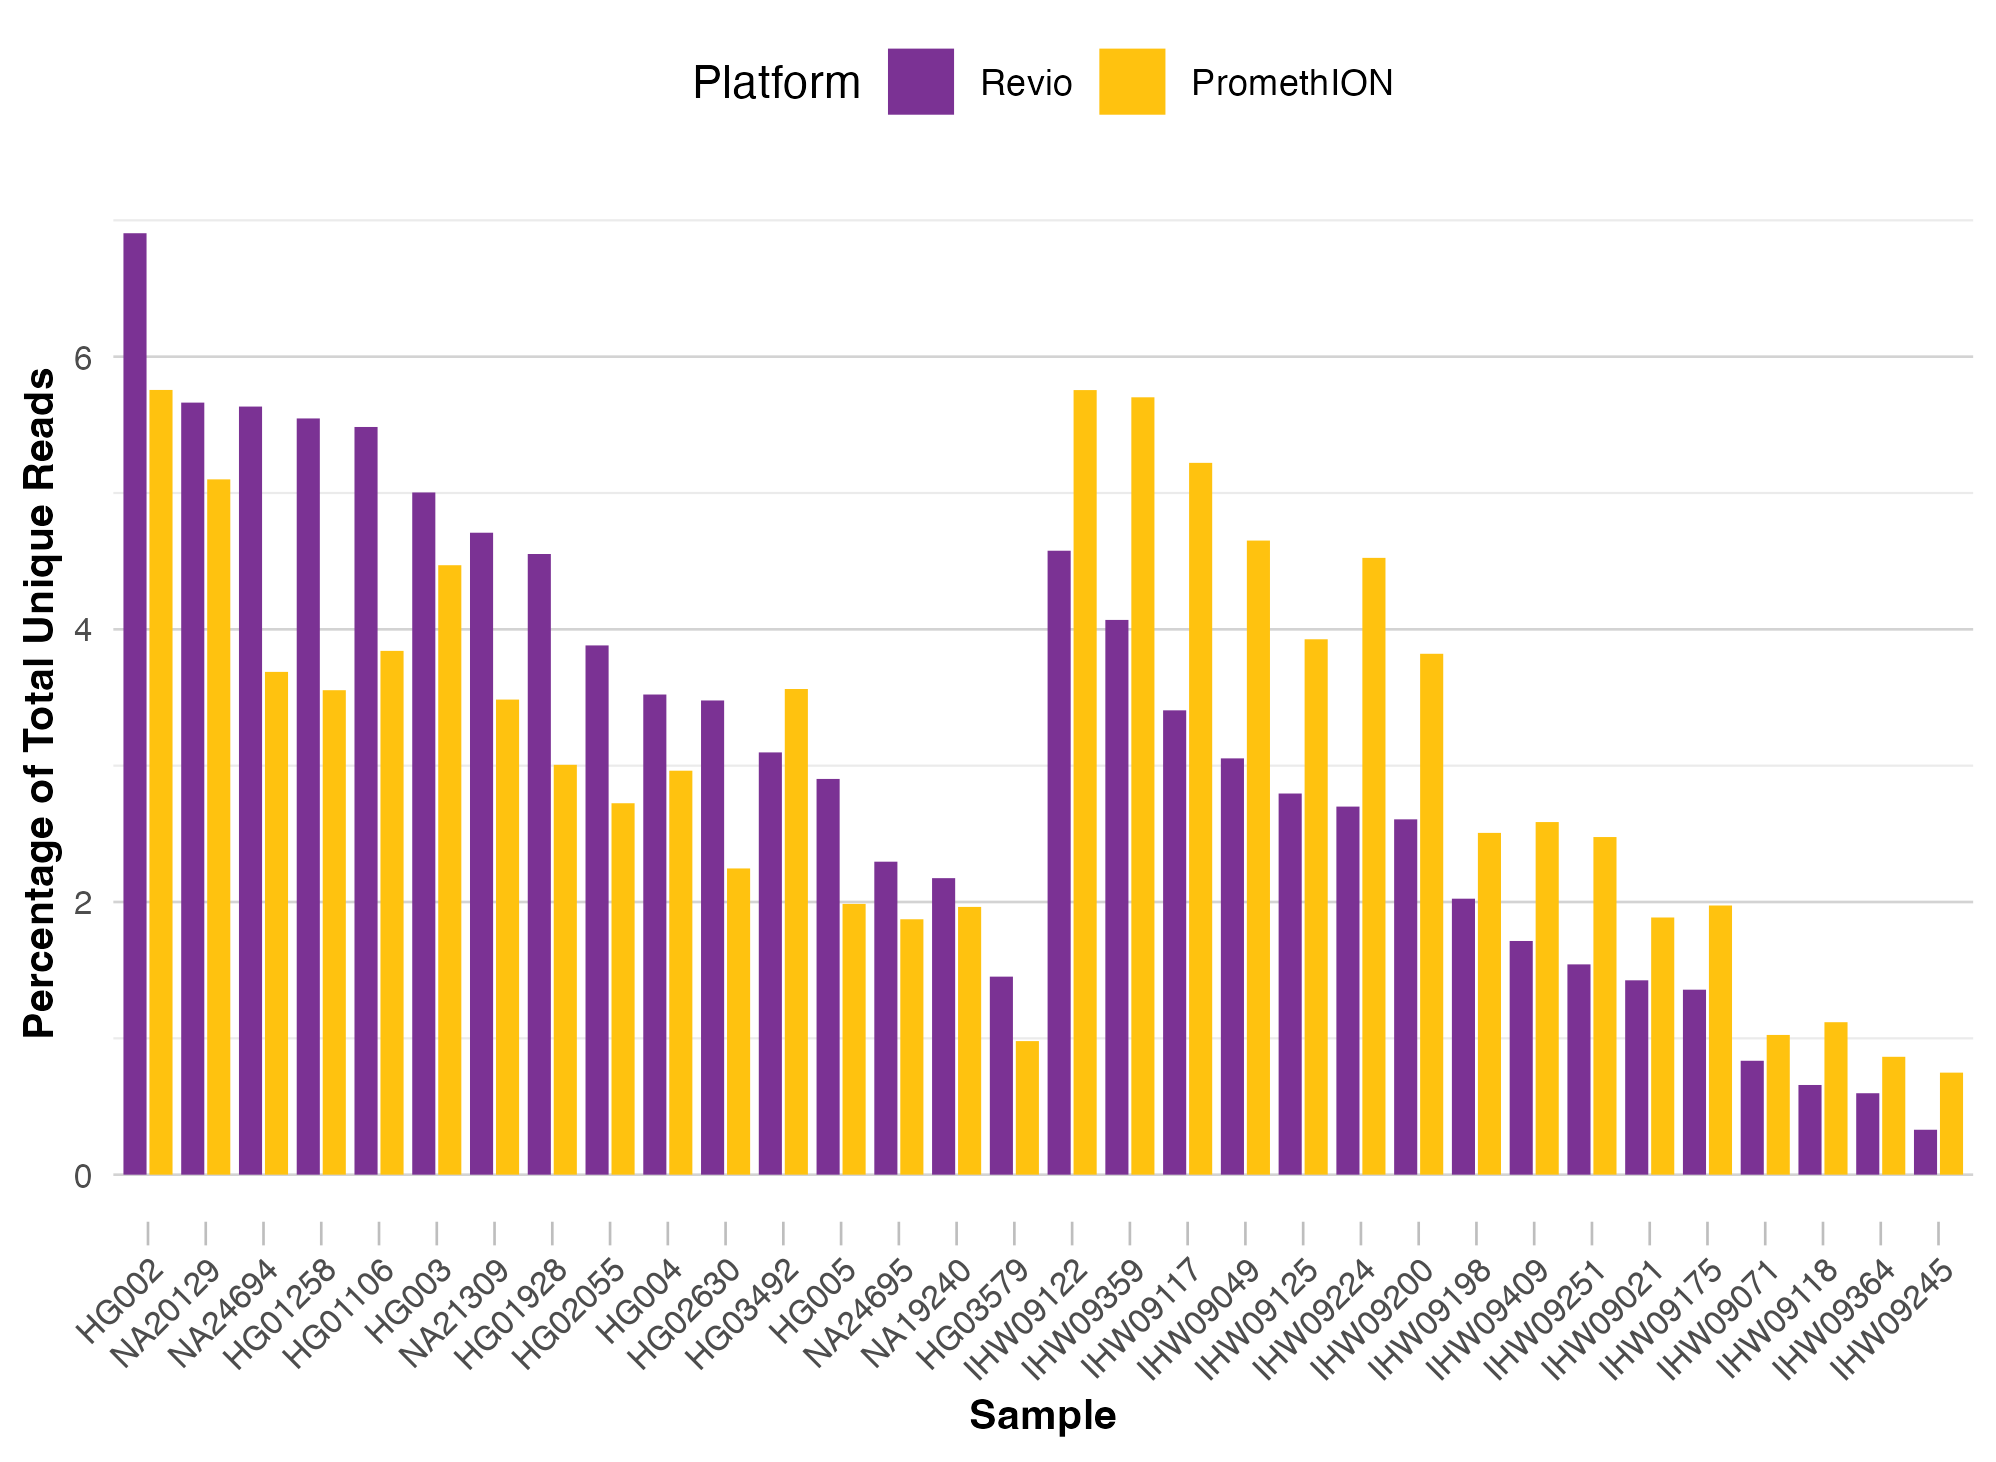

Source code (R):
# Load necessary libraries
library(tidyverse)
library(ggplot2)

# Define sample groups
hprc_samples <- c("HG002", "HG003", "HG004", "HG005", "HG01106", "HG01258",
                  "HG01928", "HG02055", "HG02630", "HG03492", "HG03579",
                  "NA19240", "NA20129", "NA21309", "NA24694", "NA24695")

ihw_samples <- c("IHW09021", "IHW09049", "IHW09071", "IHW09117", "IHW09118",
                 "IHW09122", "IHW09125", "IHW09175", "IHW09198", "IHW09200",
                 "IHW09224", "IHW09245", "IHW09251", "IHW09359", "IHW09364",
                 "IHW09409")

# File paths
revio_file <- "revio_flagstat_results.csv"
promethion_file <- "promethion_flagstat_results.csv"

# Function to process and clean data
process_data <- function(file_path, platform_name) {
  cat("\nDEBUG: Reading data for platform:", platform_name, "\n")
  data <- read_csv(file_path, col_names = TRUE) %>%
    mutate(
      total = as.numeric(gsub(",", "", total)),  # Remove commas and convert to numeric
      duplicates = as.numeric(gsub(",", "", duplicates)),  # Remove commas and convert to numeric
      unique_reads = total - duplicates,  # Calculate unique reads
      platform = platform_name  # Add platform information
    ) %>%
    select(sample, unique_reads, platform) %>%
    drop_na()  # Remove any rows with NA in sample
  
  cat("\nDEBUG: Processed data (first 5 rows):\n")
  print(head(data, 5))
  return(data)
}

# Process Revio and PromethION data
revio_data <- process_data(revio_file, "Revio")
promethion_data <- process_data(promethion_file, "PromethION")

# Combine datasets
combined_data <- bind_rows(revio_data, promethion_data)

# Debug: Print combined data
cat("\nDEBUG: Combined data (first 10 rows):\n")
print(head(combined_data, 10))

# Calculate total unique reads per platform
platform_totals <- combined_data %>%
  group_by(platform) %>%
  summarise(total_unique_reads = sum(unique_reads))

# Debug: Print total reads per platform
cat("\nDEBUG: Total reads per platform:\n")
print(platform_totals)

# Add percentage of total unique reads for each sample
combined_data <- combined_data %>%
  left_join(platform_totals, by = "platform") %>%
  mutate(percent_of_total = (unique_reads / total_unique_reads) * 100)

# Debug: Check percentages
cat("\nDEBUG: Percentages (first 10 rows):\n")
print(head(combined_data, 10))

# Separate data into HPRC and IHW groups
combined_data <- combined_data %>%
  mutate(group = case_when(
    sample %in% hprc_samples ~ "HPRC",
    sample %in% ihw_samples ~ "IHW",
    TRUE ~ "Unknown"
  ))

# Debug: Check group assignment
cat("\nDEBUG: Group assignment counts:\n")
print(table(combined_data$group))

# Sort samples within each group (HPRC/IHW) by Revio values in descending order
hprc_order <- combined_data %>%
  filter(group == "HPRC" & platform == "Revio") %>%
  arrange(desc(unique_reads)) %>%
  pull(sample)

ihw_order <- combined_data %>%
  filter(group == "IHW" & platform == "Revio") %>%
  arrange(desc(unique_reads)) %>%
  pull(sample)

# Debug: Print ordered samples
cat("\nDEBUG: Ordered samples for HPRC:\n")
print(hprc_order)
cat("\nDEBUG: Ordered samples for IHW:\n")
print(ihw_order)

# Combine the custom sample order
sample_order <- c(hprc_order, ihw_order)

# Update sample factor levels to enforce custom order
combined_data <- combined_data %>%
  mutate(
    sample = factor(sample, levels = sample_order),
    platform = factor(platform, levels = c("Revio", "PromethION"))  # Ensure Revio is first
  ) %>%
  filter(!is.na(sample))  # Remove any rows with NA in sample

# Debug: Check levels of sample factor
cat("\nDEBUG: Levels of sample factor:\n")
print(levels(combined_data$sample))

# Define colorblind-friendly palette
custom_colors <- c("Revio" = "#7B3294", "PromethION" = "#ffc20F")  # Muted Purple and Bright Yellow/Gold


# Update the plot with axis ticks for better readability
combined_plot <- ggplot(combined_data, aes(x = sample, y = percent_of_total, fill = platform)) +
  geom_bar(stat = "identity", position = position_dodge(width = 0.9), alpha = 1, width = 0.8) +  # Adjust dodge and bar width
  scale_fill_manual(values = custom_colors) +
  labs(
    x = "Sample",
    y = "Percentage of Total Unique Reads",  # Wrap Y-axis title
    fill = "Platform",
  ) +
  theme_minimal() +
  theme(
    axis.text.x = element_text(angle = 45, hjust = 1, size = 8),
    axis.text.y = element_text(size = 8),
    axis.title.x = element_text(size = 10, face = "bold"),
    axis.title.y = element_text(size = 10, face = "bold"),  # Smaller font for Y-axis title
    axis.ticks.x = element_line(linewidth = 0.3, color = "grey"),  # Add ticks for x-axis
    axis.ticks.length.x = unit(0.2, "cm"),  # Make x-axis ticks noticeable
    panel.grid.major.y = element_line(linewidth = 0.3, color = "lightgrey"),  # Subtle gridlines
    panel.grid.major.x = element_blank(),  # No vertical gridlines
    panel.background = element_rect(fill = "white", color = NA),  # Ensure clean background
    legend.position = "top",
  )

# Display the updated plot
print(combined_plot)

# Save the updated plot
ggsave(filename = "mapping3.pdf", plot = combined_plot, width = 169, units = "mm")
ggsave(filename = "mapping3.png", plot = combined_plot, width = 169, units = "mm")
